Frame 1 (no input): blank canvas, image omitted
Frame 60 (the mouse pressed at the canvas centre just before this capture): blank canvas, image omitted
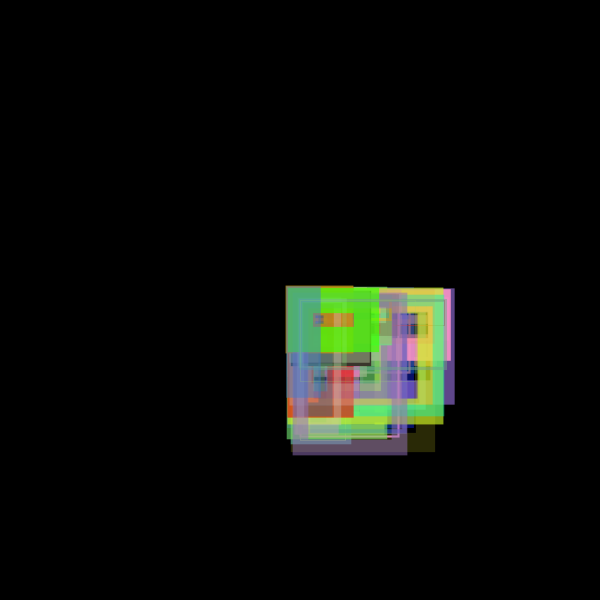
Frame 120 (the mouse held since frame 60 and released just before this capture)

The Processing sketch whose frames 1 and 60 were blank and that drew this single picture after the mouse press (run headless with seeded random() and noise(); from frame 60 on, the mouse is pressed at the canvas centre):

// Processing sketch: processing_46859
// ── processing_46859.pde


void setup (){
  

  
  size (600,600);
 background (0); 
}

void draw (){
  
  smooth ();
  noFill ();
  
  if (mousePressed) {
  stroke (random(0,255),random(0,255),random(0,255),random(25,255));
  strokeWeight (random(0,30));
  rect (mouseX,mouseY,random(5,150),random(5,150));
  
  
  } 
}
